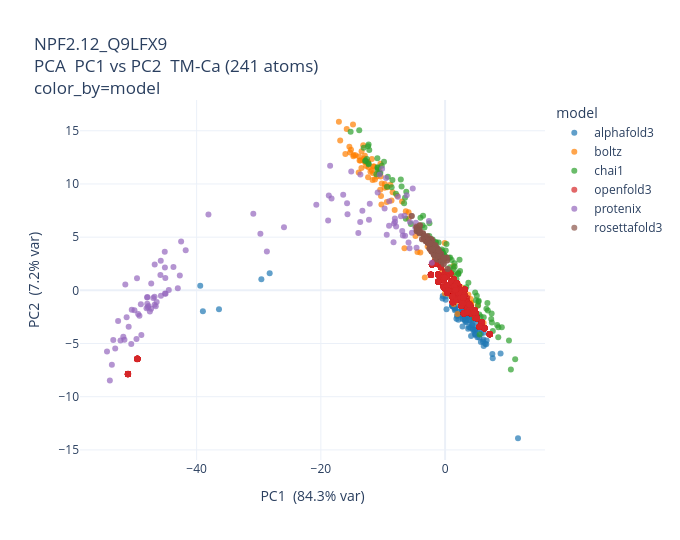
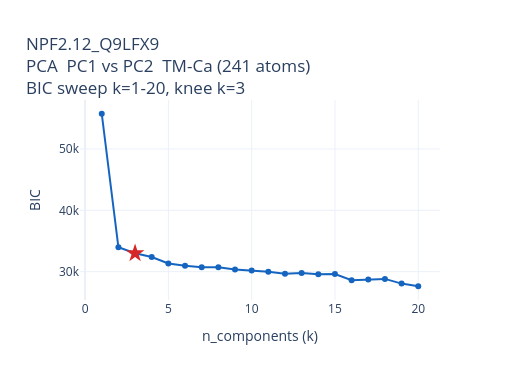
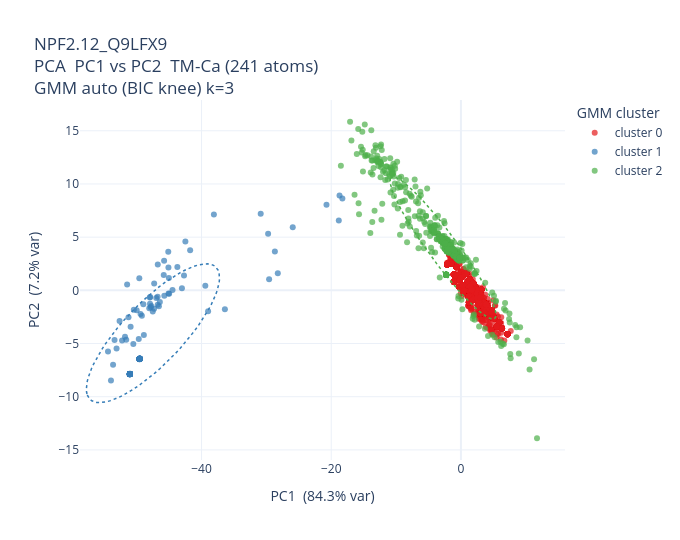

Notebook code cell kept with these figures, in order:
### Markdown cell above
### `NPF2.12_Q9LFX9` -- holoform ligand: **GA1** (Gibberellin A1) -- apoform-only data currently available

`C[C@]12[C@@H](O)CC[C@@]3(OC1=O)[C@@H]4CC[C@]5(O)C[C@]4(CC5=C)[C@H]([C@H]23)C(=O)O`

First protein x form this pipeline completed stage 6 for
(`results/abcfold/NPF2.12_Q9LFX9__apo`, `results/tm_alignment/NPF2.12_Q9LFX9__apo`).
Holoform hasn't been run yet, so `_load_protein` below only has the
apoform ensemble to pool -- `color_by='status'` would show a single
category; `color_by='model'` (the default) is where the signal is right
now.

### Code cell
plot_pca("NPF2.12_Q9LFX9")  # no clustering, colored by model (default) -- which of the 6 backends produced each point
plot_pca("NPF2.12_Q9LFX9", cluster_method="gmm", n_components="auto")
